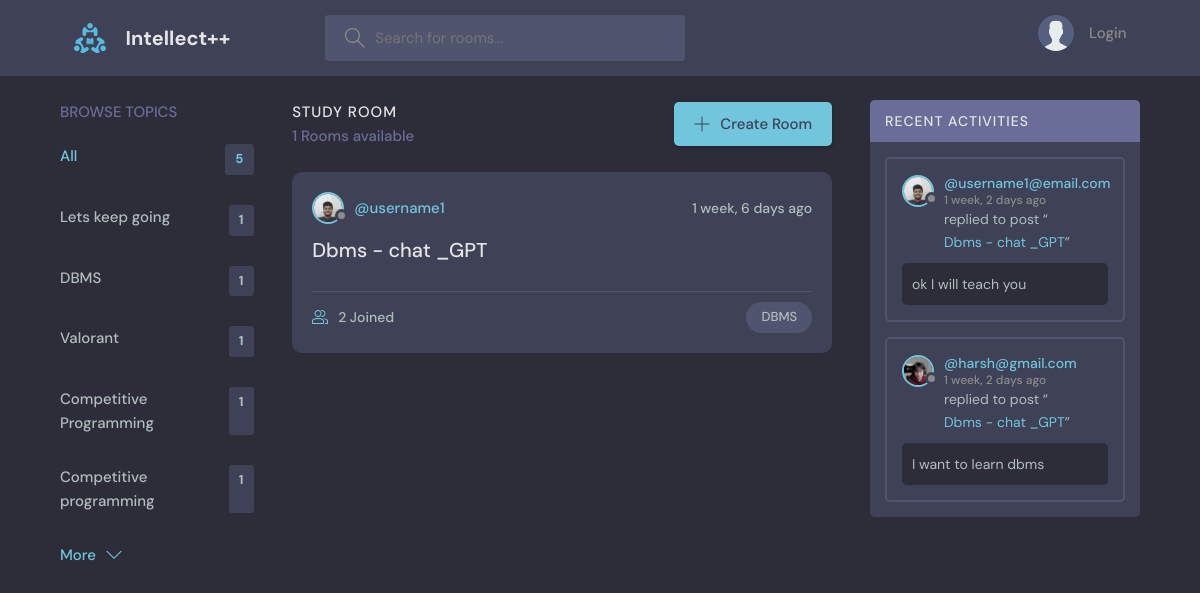
Page /?q=DBMS on the committed database.
### base/models.py (models this page shows, shortened)
class Topic(models.Model):
    name = models.CharField(max_length=200)

class Room(models.Model):
    hosts = models.ForeignKey(User , on_delete=models.SET_NULL, null = True)
    topic = models.ForeignKey('Topic' , on_delete=models.SET_NULL, null = True)
    name = models.CharField(max_length=20)
    description = models.TextField(null = True , blank = True)
    participants = models.ManyToManyField(User , related_name ='participants' , blank = True)
    updated = models.DateTimeField(auto_now=True)
    created = models.DateTimeField(auto_now_add=True)
    class Meta:
        ordering = ['-updated', '-created']
    def __str__(self):
        return self.name

class User(AbstractUser):
    name = models.CharField(max_length=200 , null = True)
    email = models.EmailField(unique = True , null = True)
    bio = models.TextField(null=True)
    avatar = models.ImageField(null= True, default= "avatar.svg")
    USERNAME_FIELD= 'email'
    REQUIRED_FIELDS =[]

class Message(models.Model):
    user = models.ForeignKey(User , on_delete = models.CASCADE)
    room = models.ForeignKey(Room, on_delete=models.CASCADE)
    body = models.TextField(null = True , blank = True)
    updated = models.DateTimeField(auto_now=True)
    created = models.DateTimeField(auto_now_add=True)
    class Meta:
        ordering = ['-updated', '-created']

### base/views.py (the view)
# urls.py: 2. Add a URL to urlpatterns:  path('', views.home, name='home')
def home(request):
    q = request.GET.get('q') if request.GET.get('q')!=None else ''
    rooms = Room.objects.filter(
        Q(topic__name__icontains=q) |
        Q(name__icontains=q) |
        Q(description__icontains=q)
    )
    room_count = rooms.count()
    topics = Topic.objects.all()[0:5]
    room_messages = Message.objects.filter(Q(room__topic__name__icontains=q))
    context =   {'rooms' : rooms , 'topics' : topics  ,'room_count':room_count , 'room_messages':room_messages}
    return render(request , 'base/home.html' ,context)

### base/templates/base/home.html (shortened to what this page needs)
{% extends 'main.html' %}
{% block content %}
    <main class="layout layout--3">
      <div class="container">
        {% include 'base/topics_component.html' %}
        <div class="roomList">
          <div class="roomList__header">
            <div>
              <h2>Study Room</h2>
              <p>{{room_count}} Rooms available</p>
            </div>
            <a class="btn btn--main" href="{% url 'create-room' %}">
              <svg version="1.1" xmlns="http://www.w3.org/2000/svg" width="32" height="32" viewBox="0 0 32 32">
                <title>add</title>
                <path
                  d="M16.943 0.943h-1.885v14.115h-14.115v1.885h14.115v14.115h1.885v-14.115h14.115v-1.885h-14.115v-14.115z"
                ></path>
              </svg>
              Create Room
            </a>
          </div>
          {% include 'base/feed_component.html' %}
        </div>
        {% include 'base/activity_component.html' %}
      </div>
    </main>
{% endblock  %}

### base/templates/base/topics_component.html
<div class="topics">
    <div class="topics__header">
      <h2>Browse Topics</h2>
    </div>
    <ul class="topics__list">
      <li>
        <a href="{% url 'home' %}" class="active">All <span>{{topics.count}}</span></a>
      </li>
      {% for topic in topics %}
      <li>
        <a href="{% url 'home' %}?q={{topic.name}}">{{topic.name}} <span>{{topic.room_set.all.count}}</span></a>
      </li>
      {% endfor %}
    <a class="btn btn--link" href="{% url 'topics' %}">
      More
      <svg version="1.1" xmlns="http://www.w3.org/2000/svg" width="32" height="32" viewBox="0 0 32 32">
        <title>chevron-down</title>
        <path d="M16 21l-13-13h-3l16 16 16-16h-3l-13 13z"></path>
      </svg>
    </a>
  </div>

### base/templates/base/feed_component.html (shortened to what this page needs)
{% for room  in rooms %}
<div class="roomListRoom">
    <div class="roomListRoom__header">
      <a href="{% url 'user-profile' room.hosts.id %}" class="roomListRoom__author">
        <div class="avatar avatar--small">
          <img src="{{room.hosts.avatar.url}}" />
        </div>
        <span>@{{room.hosts.username}}</span>
      </a>
      <div class="roomListRoom__actions">
        <span>{{room.created|timesince}} ago</span>
      </div>
    </div>
    <div class="roomListRoom__content">
      <a href="{% url 'room' room.id %}">{{room.name}}</a>
    </div>
    <div class="roomListRoom__meta">
      <a href="{% url 'room' room.id %}" class="roomListRoom__joined">
        {{room.participants.all.count}} Joined
      </a>
      <p class="roomListRoom__topic">{{room.topic.name}}</p>
    </div>
  </div>
{% endfor %}

### base/templates/base/activity_component.html (shortened to what this page needs)
<div class="activities">
    <div class="activities__header">
      <h2>Recent Activities</h2>
    </div>
    {% for message in room_messages %}
    <div class="activities__box">
      <div class="activities__boxHeader roomListRoom__header">
        <a href="{% url 'user-profile' message.user.id %}" class="roomListRoom__author">
          <div class="avatar avatar--small">
            <img src="{{message.user.avatar.url}}" />
          </div>
          <p>
            @{{message.user }}
            <span>{{message.created|timesince}} ago</span>
          </p>
        </a>
      </div>
      <div class="activities__boxContent">
        <p>replied to post “<a href="{% url 'room' message.room.id %}">{{message.room}}</a>”</p>
        <div class="activities__boxRoomContent">
          {{message.body}}
        </div>
      </div>
    </div>
    {% endfor %}
  </div>

### rows in the picture
Topic: name "Lets keep going", room_set.all.count "1"
Topic: name "DBMS", room_set.all.count "1"
Topic: name "Valorant", room_set.all.count "1"
Topic: name "Competitive Programming", room_set.all.count "1"
Topic: name "Competitive programming", room_set.all.count "1"
Room: hosts.avatar (picture), hosts.username "username1", created "1 week, 6 days", name "Dbms - chat _GPT", participants.all.count "2", topic.name "DBMS"
Message: user.avatar (picture), user "username1@email.com", created "1 week, 2 days", room "Dbms - chat _GPT", body "ok I will teach you"
Message: user.avatar (picture), user "harsh@gmail.com", created "1 week, 2 days", room "Dbms - chat _GPT", body "I want to learn dbms"

### other values in the picture
{{ topics.count }} "5"
{{ room_count }} "1"
